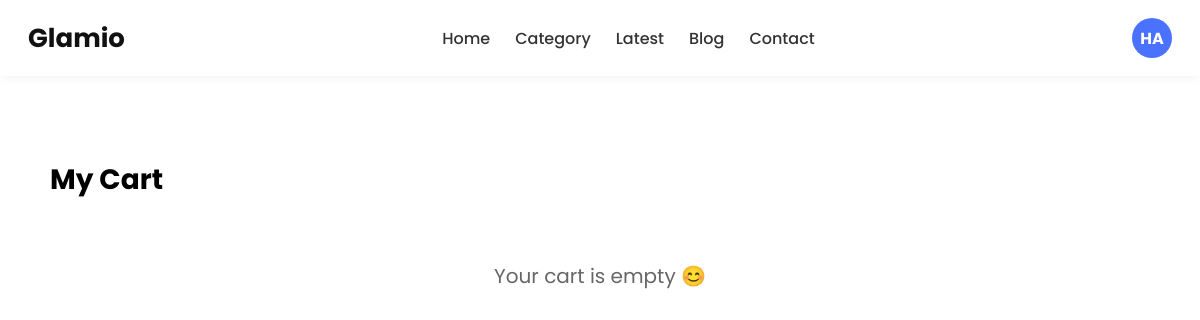
Page /cart/ (signed in) on the earlier database version.
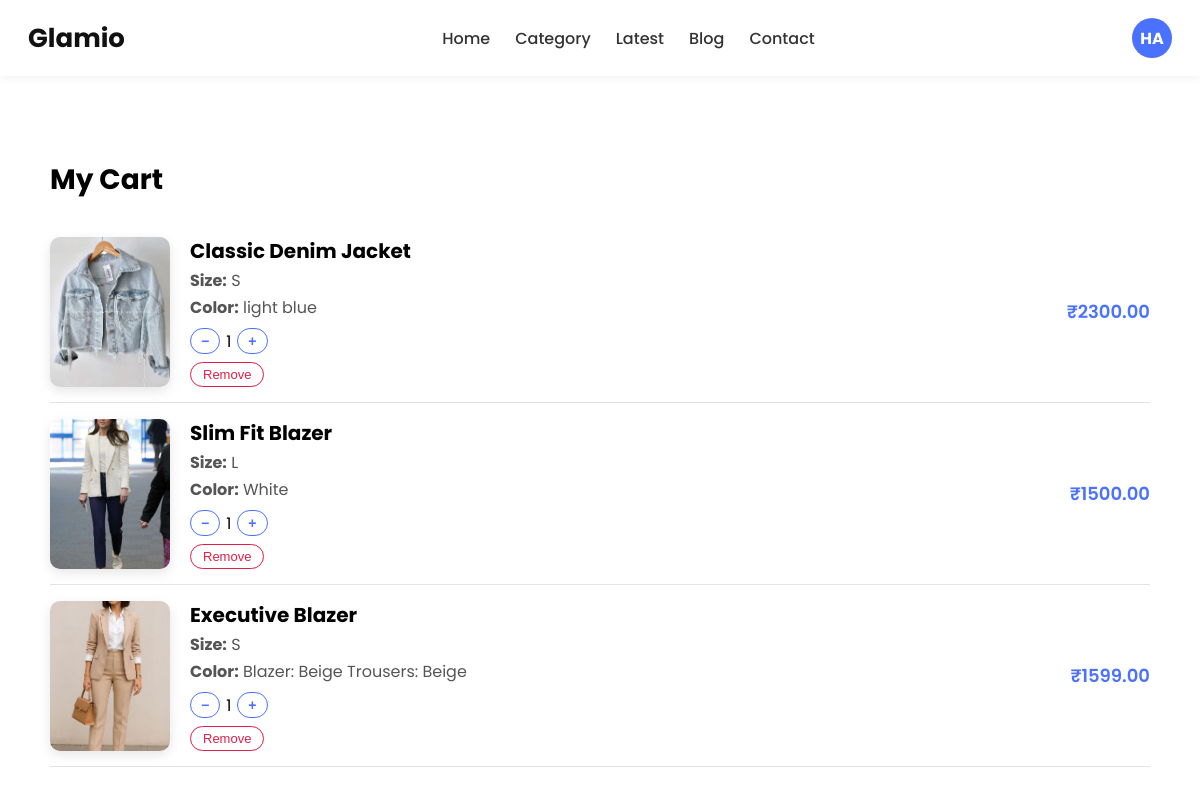
Same page on the later database version.
### user_app/models.py (models this page shows)
class CustomUserModel(AbstractUser):
    full_name = models.CharField(max_length=100)
    mobile_no = models.CharField(max_length=15,unique=True)

### cart_app/models.py (models this page shows, shortened)
class CartItem(models.Model):
    cart = models.ForeignKey(Cart, related_name="items", on_delete=models.CASCADE)
    product = models.ForeignKey(ProductModel, on_delete=models.CASCADE)
    quantity = models.PositiveIntegerField(default=1)
    size = models.CharField(max_length=10, blank=True, null=True)

### product_app/models.py (models this page shows, shortened)
class ProductModel(models.Model):
    SIZE_CHOICES = [
        ("XS", "XS"),
        ("S", "S"),
        ("M", "M"),
        ("L", "L"),
        ("XL", "XL"),
        ("XXL", "XXL"),
        ("3XL", "3XL"),
        ("4XL", "4XL"),
    ]
    name = models.CharField(max_length=200)
    slug = models.SlugField(unique=True, blank=True)
    category = models.ForeignKey(CategoryModel, on_delete=models.CASCADE)
    price = models.DecimalField(max_digits=10, decimal_places=2)
    description = models.TextField()
    image = models.ImageField(upload_to='products/')
    stock = models.PositiveIntegerField(default=0)
    sizes_available = models.CharField(max_length=50, help_text="Use comma separated values e.g. XS,S,M")
    material = models.CharField(max_length=100, blank=True, null=True)
    color = models.CharField(max_length=50)
    created_at = models.DateTimeField(auto_now_add=True)
    updated_at = models.DateTimeField(auto_now=True)
    is_active = models.BooleanField(default=True)

### cart_app/views.py (the view)
# urls.py: path('cart/',CartDetailView.as_view(),name="cart_details"),
class CartDetailView(LoginRequiredMixin, View):
    def get(self, request):
        cart = get_user_cart(request.user)
        items = cart.items.all()
        return render(request, "cart_detail.html", {"cart": cart, "items": items})

### cart_app/utils.py (called while the page is built)
def get_user_cart(user):
    cart, created = Cart.objects.get_or_create(user=user)
    return cart

### cart_app/templates/cart_detail.html (shortened to what this page needs)
{% extends "base.html" %}
{% load static %}
{% block content %}
<div class="cart-page">
    <h2 class="cart-title">My Cart</h2>
    {% if items %}
        {% for item in items %}
            <div class="cart-item">
                {% if item.product.image %}
                    <img src="{{ item.product.image.url }}" alt="{{ item.product.name }}">
                {% else %}
                    <img src="{% static 'images/default_product.png' %}" alt="No image">
                {% endif %}
                <div class="item-info">
                    <h4>{{ item.product.name }}</h4>
                    <p><strong>Size:</strong> {{ item.size }}</p>
                    <p><strong>Color:</strong> {{ item.product.color }}</p>
                    <div class="qty-controls">
                        <form method="post" action="{% url 'cart_decrease' item.id %}">
                            <button type="submit" class="qty-btn">−</button>
                        </form>
                        <span>{{ item.quantity }}</span>
                        <form method="post" action="{% url 'cart_increase' item.id %}">
                            <button type="submit" class="qty-btn">+</button>
                        </form>
                    </div>
                    <form method="post" action="{% url 'cart_remove' item.id %}">
                        <button type="submit" class="remove-btn">Remove</button>
                    </form>
                </div>
                <p class="item-price">₹{{ item.product.price }}</p>
            </div>
        {% endfor %}
    {% else %}
        <p class="empty-cart">Your cart is empty 😊</p>
    {% endif %}
</div>
{% endblock %}

### cart_app/templates/base.html (shortened to what this page needs)
{% load static %}
<!doctype html>
<html lang="en">
<head>
</head>
<body>
  <nav class="main-nav">
    <div class="logo">Glamio</div>
    <ul>
      <li><a href="{% url 'product_list' %}">Home</a></li>
      <li><a href="#">Category</a></li>
      <li><a href="#">Latest</a></li>
      <li><a href="#">Blog</a></li>
      <li><a href="#">Contact</a></li>
    </ul>
    <div>
      {% if user.is_authenticated %}
      <div class="profile-menu">
        <div class="avatar">{{ user.username|slice:":2"|upper }}</div>
      </div>
      {% else %}
      <a href="{% url 'login' %}" class="btn-primary" style="background:#fff;border:2px solid #4A72FF;color:#4A72FF; margin-right:10px;">Login</a>
      <a href="{% url 'register' %}" class="btn-primary">Sign up</a>
      {% endif %}
    </div>
  </nav>
  <main>
    {% block content %}{% endblock %}
  </main>
</body>
</html>

### cart_app/templates/base.html (style rules this page uses)
body { margin:0; font-family:'Poppins', sans-serif; background:#fff; }
nav.main-nav { display: flex; justify-content: space-between; align-items: center; padding: 18px 28px; font-weight: 500; position: sticky; top: 0; background: white; z-index: 100; box-shadow: 0 2px 10px rgba(0,0,0,0.05); }
nav .logo { font-size: 26px; font-weight: 700; color: #111; }
nav ul { display: flex; gap: 25px; list-style: none; padding: 0; margin: 0; }
nav ul li a { text-decoration: none; color: #333; font-weight: 500; transition: 0.3s; }
.profile-menu { position: relative; cursor: pointer; }
.avatar { width: 40px; height: 40px; border-radius: 50%; background: #4A72FF; color: white; display: flex; justify-content: center; align-items: center; font-weight: 700; font-size: 16px; }

### cart_app/templates/cart_detail.html (style rules this page uses)
.cart-page { max-width: 1100px; margin: 40px auto; padding: 20px; font-family: 'Poppins', sans-serif; }
.cart-title { font-size: 28px; font-weight: 700; margin-bottom: 20px; }
.cart-item { display: flex; align-items: center; gap: 20px; padding: 15px 0; border-bottom: 1px solid #e2e2e2; }
.cart-item img { width: 120px; height: 150px; object-fit: cover; border-radius: 10px; box-shadow: 0px 4px 12px rgba(0,0,0,0.1); }
.item-info { flex: 1; }
.item-info h4 { font-size: 20px; margin: 0; }
.item-info p { margin: 2px 0; color: #555; }
.qty-controls { display: inline-flex; align-items: center; gap: 6px; margin-top: 6px; }
.qty-controls form { display: inline; }
.qty-btn { padding: 4px 10px; border-radius: 999px; border: 1px solid #4A72FF; background: #fff; color: #4A72FF; cursor: pointer; font-weight: 600; font-size: 14px; }
.remove-btn { margin-top: 8px; padding: 4px 12px; border-radius: 999px; border: 1px solid #e11d48; background: #fff; color: #e11d48; cursor: pointer; font-size: 13px; }
.item-price { font-size: 18px; font-weight: 600; color: #4A72FF; }

Differences in the rows shown:
added CartItem: product.image (picture), product.name "Classic Denim Jacket", size "S", product.color "light blue", quantity "1", product.price "2300.00"
added CartItem: product.image (picture), product.name "Slim Fit Blazer", size "L", product.color "White", quantity "1", product.price "1500.00"
added CartItem: product.image (picture), product.name "Executive Blazer", size "S", product.color "Blazer: Beige Trousers: Beige", quantity "1", product.price "1599.00"
Other differences:
text no longer shown: "Your cart is empty 😊"
